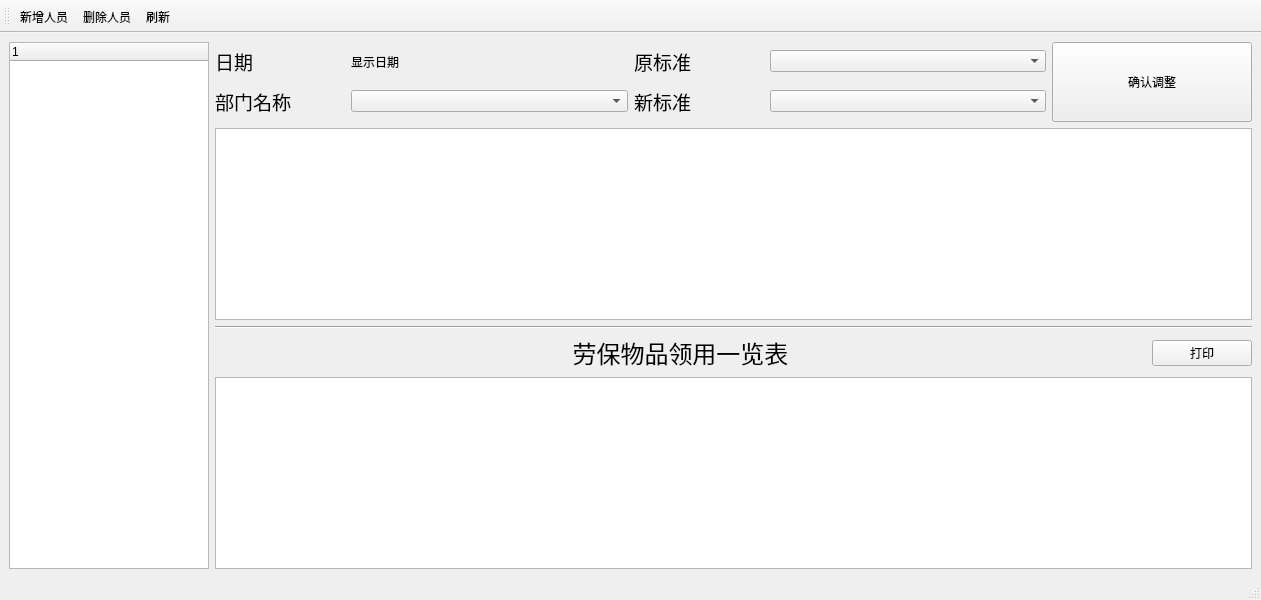
<?xml version="1.0" encoding="UTF-8"?>
<ui version="4.0">
 <class>MainWindow</class>
 <widget class="QMainWindow" name="MainWindow">
  <property name="geometry">
   <rect>
    <x>0</x>
    <y>0</y>
    <width>1261</width>
    <height>600</height>
   </rect>
  </property>
  <property name="windowTitle">
   <string>人员基本信息维护</string>
  </property>
  <widget class="QWidget" name="centralwidget">
   <layout class="QVBoxLayout" name="verticalLayout_2">
    <item>
     <layout class="QHBoxLayout" name="horizontalLayout_3">
      <item>
       <widget class="QTreeWidget" name="treeWidget">
        <property name="maximumSize">
         <size>
          <width>200</width>
          <height>16777215</height>
         </size>
        </property>
       </widget>
      </item>
      <item>
       <layout class="QVBoxLayout" name="verticalLayout">
        <item>
         <layout class="QHBoxLayout" name="horizontalLayout">
          <item>
           <layout class="QGridLayout" name="gridLayout">
            <item row="2" column="1">
             <widget class="QComboBox" name="comboBox"/>
            </item>
            <item row="2" column="2">
             <widget class="QLabel" name="label_3">
              <property name="maximumSize">
               <size>
                <width>130</width>
                <height>16777215</height>
               </size>
              </property>
              <property name="font">
               <font>
                <family>AcadEref</family>
                <pointsize>14</pointsize>
               </font>
              </property>
              <property name="text">
               <string>新标准</string>
              </property>
             </widget>
            </item>
            <item row="2" column="0">
             <widget class="QLabel" name="label">
              <property name="maximumSize">
               <size>
                <width>130</width>
                <height>16777215</height>
               </size>
              </property>
              <property name="font">
               <font>
                <family>AcadEref</family>
                <pointsize>14</pointsize>
               </font>
              </property>
              <property name="text">
               <string>部门名称</string>
              </property>
             </widget>
            </item>
            <item row="0" column="1">
             <widget class="QLabel" name="label_6">
              <property name="text">
               <string>显示日期</string>
              </property>
             </widget>
            </item>
            <item row="0" column="0">
             <widget class="QLabel" name="label_5">
              <property name="maximumSize">
               <size>
                <width>130</width>
                <height>16777215</height>
               </size>
              </property>
              <property name="font">
               <font>
                <family>AcadEref</family>
                <pointsize>14</pointsize>
               </font>
              </property>
              <property name="text">
               <string>日期</string>
              </property>
             </widget>
            </item>
            <item row="0" column="2">
             <widget class="QLabel" name="label_2">
              <property name="maximumSize">
               <size>
                <width>130</width>
                <height>16777215</height>
               </size>
              </property>
              <property name="font">
               <font>
                <family>AcadEref</family>
                <pointsize>14</pointsize>
               </font>
              </property>
              <property name="text">
               <string>原标准</string>
              </property>
             </widget>
            </item>
            <item row="0" column="3">
             <widget class="QComboBox" name="comboBox_3"/>
            </item>
            <item row="2" column="3">
             <widget class="QComboBox" name="comboBox_2"/>
            </item>
           </layout>
          </item>
          <item>
           <widget class="QPushButton" name="pushButton">
            <property name="minimumSize">
             <size>
              <width>25</width>
              <height>80</height>
             </size>
            </property>
            <property name="maximumSize">
             <size>
              <width>200</width>
              <height>16777215</height>
             </size>
            </property>
            <property name="text">
             <string>确认调整</string>
            </property>
           </widget>
          </item>
         </layout>
        </item>
        <item>
         <widget class="QTableWidget" name="tableWidget_2"/>
        </item>
        <item>
         <widget class="Line" name="line">
          <property name="orientation">
           <enum>Qt::Horizontal</enum>
          </property>
         </widget>
        </item>
        <item>
         <layout class="QHBoxLayout" name="horizontalLayout_2">
          <item>
           <widget class="QLabel" name="label_4">
            <property name="font">
             <font>
              <family>AcadEref</family>
              <pointsize>18</pointsize>
             </font>
            </property>
            <property name="text">
             <string>劳保物品领用一览表</string>
            </property>
            <property name="alignment">
             <set>Qt::AlignCenter</set>
            </property>
           </widget>
          </item>
          <item>
           <widget class="QPushButton" name="pushButton_2">
            <property name="maximumSize">
             <size>
              <width>100</width>
              <height>16777215</height>
             </size>
            </property>
            <property name="text">
             <string>打印</string>
            </property>
           </widget>
          </item>
         </layout>
        </item>
        <item>
         <widget class="QTableWidget" name="tableWidget_3"/>
        </item>
       </layout>
      </item>
     </layout>
    </item>
   </layout>
  </widget>
  <widget class="QMenuBar" name="menubar">
   <property name="geometry">
    <rect>
     <x>0</x>
     <y>0</y>
     <width>1261</width>
     <height>26</height>
    </rect>
   </property>
  </widget>
  <widget class="QStatusBar" name="statusbar"/>
  <widget class="QToolBar" name="toolBar">
   <property name="windowTitle">
    <string>toolBar</string>
   </property>
   <attribute name="toolBarArea">
    <enum>TopToolBarArea</enum>
   </attribute>
   <attribute name="toolBarBreak">
    <bool>false</bool>
   </attribute>
   <addaction name="add_people"/>
   <addaction name="delete_people"/>
   <addaction name="refresh_action"/>
  </widget>
  <action name="add_people">
   <property name="text">
    <string>新增人员</string>
   </property>
  </action>
  <action name="delete_people">
   <property name="text">
    <string>删除人员</string>
   </property>
  </action>
  <action name="refresh_action">
   <property name="text">
    <string>刷新</string>
   </property>
  </action>
 </widget>
 <resources/>
 <connections/>
</ui>
